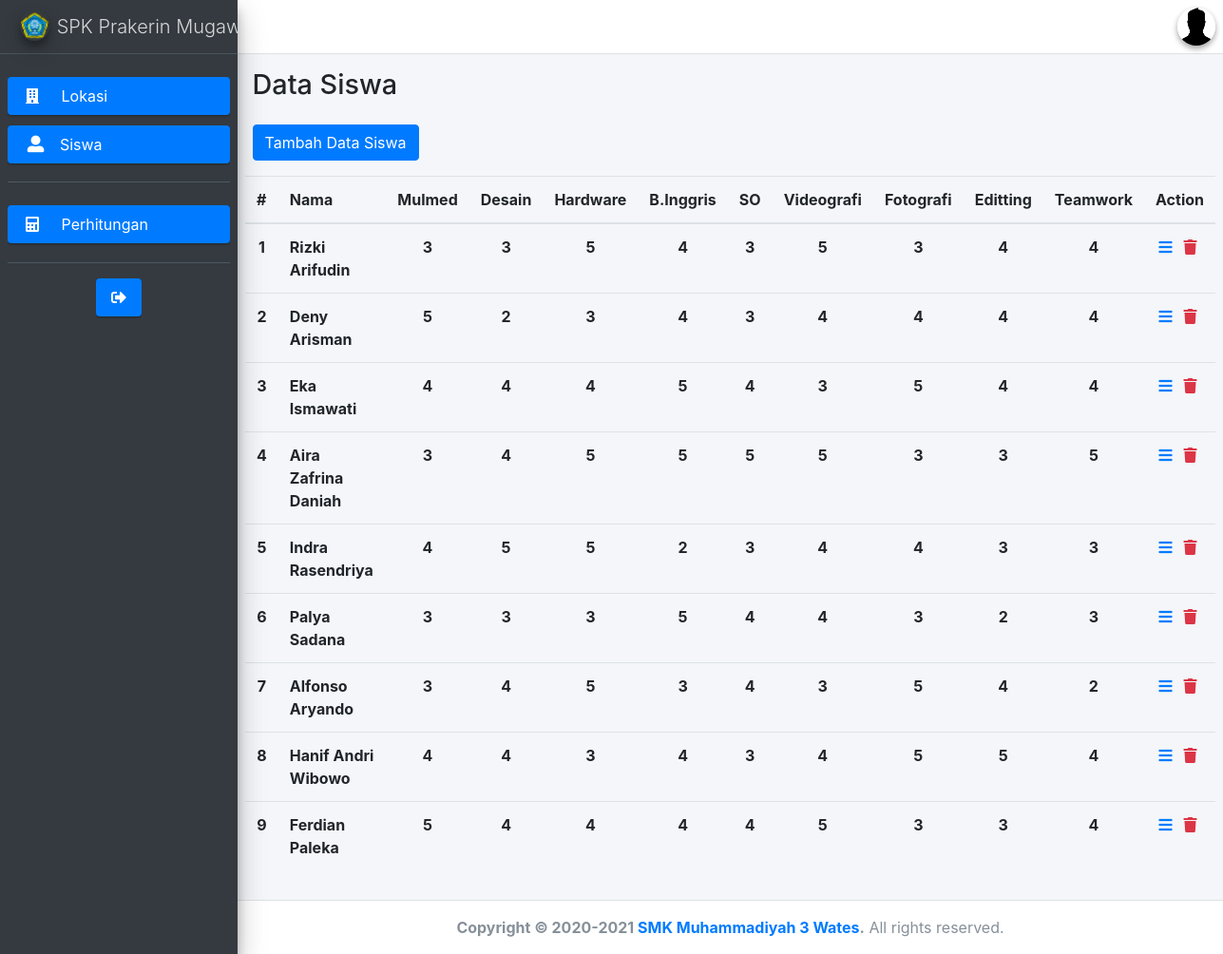
/index.php/siswa, run on the app's committed database.
### tables this page shows
CREATE TABLE `siswa` (
  `id` int(11) NOT NULL,
  `nama` varchar(255) NOT NULL,
  `alamat` varchar(255) NOT NULL,
  `telp` varchar(255) NOT NULL,
  `multimedia` int(5) NOT NULL,
  `desain_grafis` int(5) NOT NULL,
  `hardware_software` int(5) NOT NULL,
  `inggris` int(5) NOT NULL,
  `so` int(5) NOT NULL,
  `videografi` int(5) NOT NULL,
  `fotografi` int(5) NOT NULL,
  `editting` int(5) NOT NULL,
  `teamwork` int(5) NOT NULL
);

### application/controllers/Siswa.php (called while the page is built, shortened)
<?php
class Siswa extends CI_Controller {
    public function __construct(){
        $this->load->model('Siswa_model');
        $this->load->library('form_validation');
    }
    public function index(){
        $data['title'] = 'Data Siswa';
        $data['user'] = $this->db->get_where('user', ['email' => $this->session->userdata('email')])->row_array();
        $data['siswa'] = $this->Siswa_model->getAllSiswa();
        $this->load->view('templates/header', $data);
        $this->load->view('templates/sidebar', $data);
        $this->load->view('templates/topbar', $data);
        $this->load->view('siswa/index', $data);
        $this->load->view('templates/footer');
    }
}
?>

### index.php (called while the page is built, shortened)
<?php
require_once BASEPATH.'core/CodeIgniter.php';

### application/models/Siswa_model.php (called while the page is built, shortened)
<?php
class Siswa_model extends CI_Model{
    public function getAllSiswa(){
        return $this->db->get('siswa')->result_array();
    }
}
?>

### application/views/siswa/index.php (the view, shortened to what this page needs)
<div class="content-wrapper">
  <div class="content-header">
    <div class="container-fluid">
    <div class="row">
        <div class="col-md-6">
        <h1 class="h3 mb-4 text-gray-800"><?= $title ;?></h1>
            <a href="<?= base_url('siswa/tambah');?>" class="btn btn-primary">Tambah Data Siswa</a>
        </div>
    </div>
    <div class="row mt-3">
      <table class="table">
          <thead>
              <tr>
                  <th>#</th>
                  <th>Nama</th>
                  <th>Mulmed</th>
                  <th>Desain</th>
                  <th>Hardware</th>
                  <th>B.Inggris</th>
                  <th>SO</th>
                  <th>Videografi</th>
                  <th>Fotografi</th>
                  <th>Editting</th>
                  <th>Teamwork</th>
                  <th>Action</th>
              </tr>
          </thead>
          <tbody>
          <?php $i = 1; ?>
              <?php foreach($siswa as $sis) : ?>
              <tr class="text-center">
                  <th><?= $i++ ;?></th>
                  <th class="text-left"><?= $sis['nama'] ;?></th>
                  <th><?= $sis['multimedia'] ;?></th>
                  <th><?= $sis['desain_grafis'] ;?></th>
                  <th><?= $sis['hardware_software'] ;?></th>
                  <th><?= $sis['inggris'] ;?></th>
                  <th><?= $sis['so'] ;?></th>
                  <th><?= $sis['videografi'] ;?></th>
                  <th><?= $sis['fotografi'] ;?></th>
                  <th><?= $sis['editting'] ;?></th>
                  <th><?= $sis['teamwork'] ;?></th>
                  <th>
                      <a href="<?= base_url() ;?>siswa/detail/<?= $sis['id'] ;?>"><i class="fas fa-bars mr-2"></i></a>
                      <a href="<?= base_url();?>siswa/hapus/<?= $sis['id'];?>" class="text-danger" onclick="return confirm('Want to delete data ?');">
                          <i class="fas fa-trash mr-1">
                      </i></a>
                  </th>
              </tr>
              <?php endforeach; ?>
          </tbody>
      </table>
  </div>
    </div>
  </div>
</div>

### application/views/templates/header.php (shortened to what this page needs)
<!DOCTYPE html>
<html lang="en">
<head>
  <link rel="stylesheet" href="<?= base_url('assets') ;?>/plugins/fontawesome-free/css/all.min.css">
  <link rel="stylesheet" href="<?= base_url('assets') ;?>/dist/css/adminlte.min.css">
  <link rel="stylesheet" href="<?= base_url('assets') ;?>/plugins/icheck-bootstrap/icheck-bootstrap.min.css">
  <link rel="stylesheet" href="<?= base_url('assets') ;?>/plugins/bootstrap-colorpicker/css/bootstrap-colorpicker.min.css">
  <link rel="stylesheet" href="<?= base_url('assets') ;?>/plugins/tempusdominus-bootstrap-4/css/tempusdominus-bootstrap-4.min.css">
  <link rel="stylesheet" href="<?= base_url('assets') ;?>/plugins/select2/css/select2.min.css">
  <link rel="stylesheet" href="<?= base_url('assets') ;?>/plugins/select2-bootstrap4-theme/select2-bootstrap4.min.css">
  <link rel="stylesheet" href="<?= base_url('assets') ;?>/plugins/bootstrap4-duallistbox/bootstrap-duallistbox.min.css">
</head>
<body class="hold-transition sidebar-mini">
<div class="wrapper">

### application/views/templates/sidebar.php (shortened to what this page needs)
<aside class="main-sidebar sidebar-dark-primary elevation-4">
    <a href="<?= base_url('user') ;?>" class="brand-link">
      <img width="100px" src="<?= base_url('assets') ;?>/img/logo.png"  class="brand-image img-circle elevation-3">
      <span class="brand-text font-weight-light">SPK Prakerin Mugawa</span>
    </a>
    <div class="sidebar">
    <div class="user-panel mt-3 pb-3 mb-3">
      <nav class="mt-2">
        <ul class="nav nav-pills nav-sidebar flex-column" data-widget="treeview" role="menu" data-accordion="false">
          <li class="nav-item">
            <a href="<?= base_url('lokasi/') ;?>" class="nav-link active">
            <i class="fas fa-fw fa-building mr-3"></i>
              <p>
                Lokasi
              </p>
            </a>
          </li>
          <li class="nav-item mt-2">
            <a href="<?= base_url('siswa/') ;?>" class="nav-link active">
              <i class="nav-icon fas fa-user-alt mr-2"></i>
              <p>
                Siswa
              </p>
            </a>
          </li>
        </ul>
      </nav>
    </div>
    <div class="user-panel mt-3 pb-3 mb-3">
      <nav class="mt-2">
        <ul class="nav nav-pills nav-sidebar flex-column" data-widget="treeview" role="menu" data-accordion="false">
          <li class="nav-item">
            <a href="<?= base_url('perhitungan/') ;?>" class="nav-link active">
            <i class="fas fa-fw fa-calculator mr-3"></i>
              <p>
                Perhitungan
              </p>
            </a>
          </li>
      </nav>
    </div>
    <div class="d-flex justify-content-center">
        <ul class="nav nav-pills nav-sidebar" data-widget="treeview" role="menu" data-accordion="false">
          <li class="nav-item">
            <a href="<?= base_url('auth/logout') ;?>" class="nav-link active">
            <i class="fas fa-sign-out-alt"></i>
            </a>
          </li>
    </div>
    </div>
  </aside>

### application/views/templates/topbar.php (shortened to what this page needs)
<nav class="main-header navbar navbar-expand navbar-white navbar-light">
  <div class="ml-auto">
        <div class="image">
          <img width="40px" src="<?= base_url('assets/img/default.jpg') ;?>" class="img-circle elevation-2" alt="User Image" >
        </div>
  </div>
</nav>

### application/views/templates/footer.php (shortened to what this page needs)
 <footer class="main-footer text-center">
    <strong>Copyright &copy; 2020-2021 <a href="https://adminlte.io">SMK Muhammadiyah 3 Wates</a>.</strong> All rights reserved.
  </footer>
</div>
</body>
</html>

### data on the page
siswa: nama "Rizki Arifudin", multimedia "3", desain_grafis "3", hardware_software "5", inggris "4", so "3", videografi "5", fotografi "3", editting "4", teamwork "4"
siswa: nama "Deny Arisman", multimedia "5", desain_grafis "2", hardware_software "3", inggris "4", so "3", videografi "4", fotografi "4", editting "4", teamwork "4"
siswa: nama "Eka Ismawati", multimedia "4", desain_grafis "4", hardware_software "4", inggris "5", so "4", videografi "3", fotografi "5", editting "4", teamwork "4"
siswa: nama "Aira Zafrina Daniah", multimedia "3", desain_grafis "4", hardware_software "5", inggris "5", so "5", videografi "5", fotografi "3", editting "3", teamwork "5"
siswa: nama "Indra Rasendriya", multimedia "4", desain_grafis "5", hardware_software "5", inggris "2", so "3", videografi "4", fotografi "4", editting "3", teamwork "3"
siswa: nama "Palya Sadana", multimedia "3", desain_grafis "3", hardware_software "3", inggris "5", so "4", videografi "4", fotografi "3", editting "2", teamwork "3"
siswa: nama "Alfonso Aryando", multimedia "3", desain_grafis "4", hardware_software "5", inggris "3", so "4", videografi "3", fotografi "5", editting "4", teamwork "2"
siswa: nama "Hanif Andri Wibowo", multimedia "4", desain_grafis "4", hardware_software "3", inggris "4", so "3", videografi "4", fotografi "5", editting "5", teamwork "4"
siswa: nama "Ferdian Paleka", multimedia "5", desain_grafis "4", hardware_software "4", inggris "4", so "4", videografi "5", fotografi "3", editting "3", teamwork "4"

### other printed values
$title "Data Siswa"
